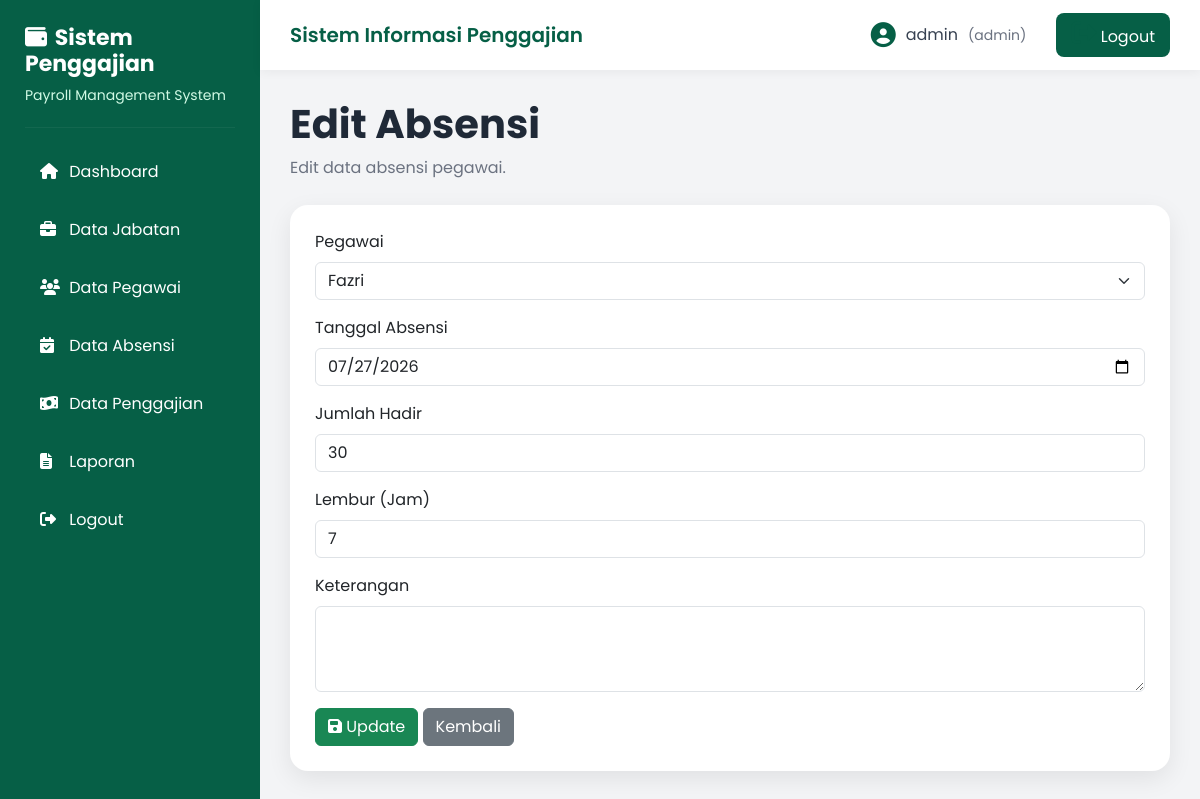
/admin/absensi/edit.php?id=6 (signed in), run on the app's committed database.
### tables this page shows
CREATE TABLE `absensi` (
  `id_absensi` int(11) NOT NULL,
  `id_pegawai` int(11) NOT NULL,
  `tanggal_absensi` date NOT NULL,
  `jumlah_hadir` int(11) NOT NULL,
  `lembur_jam` int(11) DEFAULT 0,
  `keterangan` varchar(100) DEFAULT NULL,
  `status_absensi` enum('Hadir','Izin','Sakit','Alpa') NOT NULL DEFAULT 'Hadir'
);

CREATE TABLE `pegawai` (
  `id_pegawai` int(11) NOT NULL,
  `nip` varchar(20) NOT NULL,
  `nama_pegawai` varchar(100) NOT NULL,
  `alamat` text NOT NULL,
  `no_hp` varchar(15) DEFAULT NULL,
  `tanggal_masuk` date NOT NULL,
  `id_jabatan` int(11) NOT NULL,
  `status_pernikahan` enum('Single','Menikah') NOT NULL DEFAULT 'Single'
);

### admin/absensi/edit.php (the view, shortened to what this page needs)
<?php
include '../../config/koneksi.php';
$id = $_GET['id'];
$query = mysqli_query($koneksi,"
SELECT
absensi.*,
pegawai.nama_pegawai
FROM absensi
JOIN pegawai
ON absensi.id_pegawai = pegawai.id_pegawai
WHERE id_absensi='$id'
");
$data = mysqli_fetch_assoc($query);
$pegawai = mysqli_query($koneksi,"
SELECT * FROM pegawai
ORDER BY nama_pegawai ASC
");
include '../../template/header.php';
include '../../template/sidebar.php';
include '../../template/navbar.php';
?>
<div class="content">
    <div class="page-title">
        <h2>Edit Absensi</h2>
        <p>Edit data absensi pegawai.</p>
    </div>
    <div class="card-custom">
        <form action="proses_edit.php" method="POST">
        <div class="mb-3">
    <label class="form-label">
        Pegawai
    </label>
    <select
        name="id_pegawai"
        class="form-select"
        required>
        <?php while($p = mysqli_fetch_assoc($pegawai)){ ?>
        <option
            value="<?= $p['id_pegawai']; ?>"
            <?= ($p['id_pegawai']==$data['id_pegawai']) ? 'selected' : ''; ?>>
            <?= $p['nama_pegawai']; ?>
        </option>
        <?php } ?>
    </select>
</div>
<div class="mb-3">
    <label class="form-label">
        Tanggal Absensi
    </label>
    <input
        type="date"
        name="tanggal_absensi"
        class="form-control"
        value="<?= $data['tanggal_absensi']; ?>"
        required>
</div>
<div class="mb-3">
    <label class="form-label">
        Jumlah Hadir
    </label>
    <input
        type="number"
        name="jumlah_hadir"
        class="form-control"
        value="<?= $data['jumlah_hadir']; ?>"
        required>
</div>
<div class="mb-3">
    <label class="form-label">
        Lembur (Jam)
    </label>
    <input
        type="number"
        name="lembur_jam"
        class="form-control"
        value="<?= $data['lembur_jam']; ?>">
</div>
<div class="mb-3">
    <label class="form-label">
        Keterangan
    </label>
    <textarea
        name="keterangan"
        class="form-control"
        rows="3"><?= $data['keterangan']; ?></textarea>
</div>
<div class="mt-3">
    <button
        type="submit"
        class="btn btn-success">
        <i class="fas fa-save"></i>
        Update
    </button>
    <a
        href="index.php"
        class="btn btn-secondary">
        Kembali
    </a>
</div>
</form>
</div>
</div>
<?php
include '../../template/footer.php';
?>

### assets/css/style.css (style rules this page uses)
* { margin:0; padding:0; box-sizing:border-box; font-family:'Poppins',sans-serif; }
body { background:#F3F4F6; }
.content { margin-left:260px; padding:30px; }
.page-title { margin-bottom:25px; }
.page-title h2 { font-size:40px; font-weight:700; color:#1F2937; margin-bottom:8px; }
.page-title p { color:#6B7280; font-size:16px; }
.card-custom { background:#fff; border-radius:18px; padding:25px; box-shadow:0 8px 25px rgba(0,0,0,.08); }

### data on the page
absensi: id_pegawai "Fazri", tanggal_absensi "07/27/2026", jumlah_hadir "30", lembur_jam "7"

### other printed values
$_SESSION['username'] "admin"
$_SESSION['role'] "admin"
